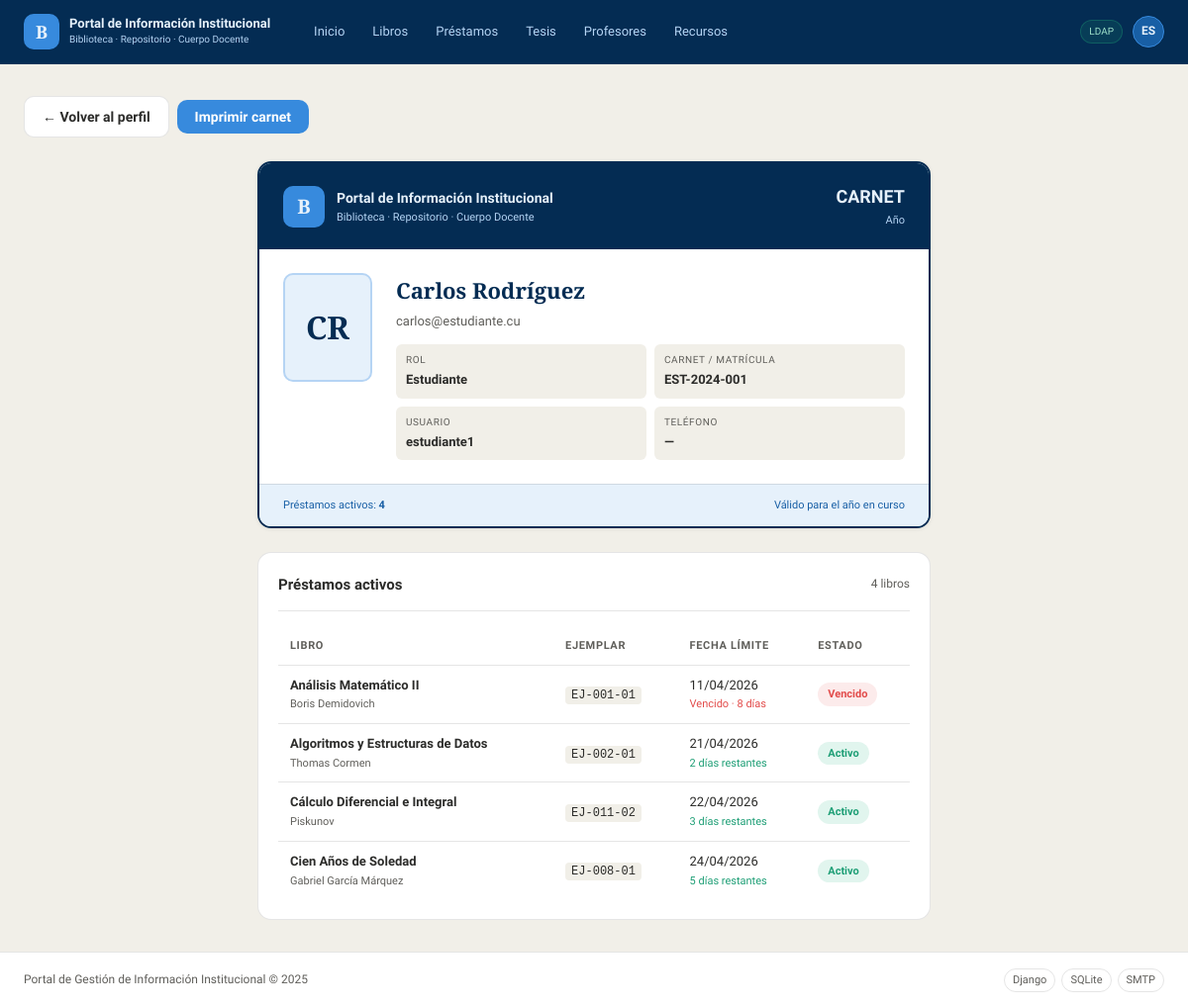
The app's page /biblioteca/mi-perfil/carnet/ (signed in) with its own data.
### biblioteca/models.py (models this page shows, shortened)
class PerfilUsuario(models.Model):
    ROL_CHOICES = [
        ('estudiante',   'Estudiante'),
        ('profesor',     'Profesor'),
        ('bibliotecario','Bibliotecario'),
        ('visitante',    'Visitante'),
    ]
    usuario          = models.OneToOneField(User, on_delete=models.CASCADE,
                                             related_name='perfil')
    rol              = models.CharField(max_length=20, choices=ROL_CHOICES,
                                         default='visitante')
    rol_solicitado   = models.CharField(max_length=20, choices=ROL_CHOICES,
                                         null=True, blank=True,
                                         verbose_name='Rol solicitado')
    rol_aprobado     = models.BooleanField(default=False,
                                            verbose_name='Rol aprobado')
    motivo_solicitud = models.TextField(blank=True,
                                         verbose_name='Motivo de la solicitud')
    carnet           = models.CharField(max_length=50, blank=True,
                                         verbose_name='Carnet / Matrícula')
    telefono         = models.CharField(max_length=20, blank=True)
    foto             = models.ImageField(upload_to='perfiles/', null=True, blank=True)
    class Meta:
        verbose_name        = 'Perfil de usuario'
        verbose_name_plural = 'Perfiles de usuario'
    def iniciales(self):
        nombre = self.usuario.get_full_name() or self.usuario.username
        partes = nombre.split()
        return ''.join(p[0] for p in partes[:2]).upper()

class Prestamo(models.Model):
    ESTADO_CHOICES = [
        ('activo',     'Activo'),
        ('devuelto',   'Devuelto'),
        ('vencido',    'Vencido'),
    ]
    ejemplar      = models.ForeignKey(Ejemplar, on_delete=models.PROTECT,
                                       related_name='prestamos')
    usuario       = models.ForeignKey(User, on_delete=models.PROTECT,
                                       related_name='prestamos')
    fecha_prestamo  = models.DateTimeField(auto_now_add=True)
    fecha_devolucion = models.DateField(verbose_name='Fecha límite de devolución')
    fecha_devuelto  = models.DateTimeField(null=True, blank=True)
    estado          = models.CharField(max_length=20, choices=ESTADO_CHOICES,
                                        default='activo')
    notas           = models.TextField(blank=True)
    registrado_por  = models.ForeignKey(User, on_delete=models.SET_NULL,
                                         null=True, related_name='prestamos_registrados')
    class Meta:
        verbose_name        = 'Préstamo'
        verbose_name_plural = 'Préstamos'
        ordering            = ['-fecha_prestamo']
    def esta_vencido(self):
        if self.estado == 'devuelto':
            return False
        return timezone.now().date() > self.fecha_devolucion
    def dias_restantes(self):
        delta = self.fecha_devolucion - timezone.now().date()
        return delta.days
    def dias_retraso(self):
        delta = timezone.now().date() - self.fecha_devolucion
        return delta.days if delta.days > 0 else 0

class Ejemplar(models.Model):
    ESTADO_CHOICES = [
        ('disponible', 'Disponible'),
        ('prestado',   'Prestado'),
        ('reservado',  'Reservado'),
        ('deteriorado','Deteriorado'),
    ]
    libro    = models.ForeignKey(Libro, on_delete=models.CASCADE, related_name='ejemplares')
    codigo   = models.CharField(max_length=50, unique=True, verbose_name='Código')
    estado   = models.CharField(max_length=20, choices=ESTADO_CHOICES, default='disponible')
    ubicacion = models.CharField(max_length=100, blank=True,
                                  verbose_name='Ubicación en estantería')
    notas    = models.TextField(blank=True)
    class Meta:
        verbose_name        = 'Ejemplar'
        verbose_name_plural = 'Ejemplares'

class Libro(models.Model):
    titulo    = models.CharField(max_length=300)
    autor     = models.CharField(max_length=200)
    editorial = models.CharField(max_length=200, blank=True)
    anio      = models.PositiveIntegerField(verbose_name='Año', null=True, blank=True)
    isbn      = models.CharField(max_length=20, blank=True, unique=True, null=True)
    categoria = models.ForeignKey(Categoria, on_delete=models.SET_NULL,
                                  null=True, blank=True, related_name='libros')
    descripcion  = models.TextField(blank=True)
    portada      = models.ImageField(upload_to='portadas/', null=True, blank=True)
    fecha_registro = models.DateTimeField(auto_now_add=True)
    class Meta:
        verbose_name        = 'Libro'
        verbose_name_plural = 'Libros'
        ordering            = ['titulo']

### biblioteca/views.py (the view)
# urls.py: path('mi-perfil/carnet/',                 views.carnet_biblioteca,   name='carnet_biblioteca'),
@login_required
def carnet_biblioteca(request):
    perfil, _ = PerfilUsuario.objects.get_or_create(usuario=request.user)
    prestamos_activos = Prestamo.objects.filter(
        usuario=request.user,
        estado__in=['activo', 'vencido']
    ).select_related('ejemplar__libro').order_by('fecha_devolucion')
    return render(request, 'biblioteca/carnet.html', {
        'perfil':           perfil,
        'prestamos_activos': prestamos_activos,
    })

### templates/biblioteca/carnet.html (shortened to what this page needs)
{% extends 'base.html' %}
{% block content %}
<div class="no-print" style="display:flex; gap:8px; margin-bottom:1.5rem; align-items:center;">
  <a href="{% url 'biblioteca:mi_perfil' %}" class="btn btn--secondary">← Volver al perfil</a>
  <button onclick="window.print()" class="btn btn--primary">Imprimir carnet</button>
</div>
<div class="carnet-wrapper" style="max-width:680px; margin:0 auto;">
  <div style="background:white; border:2px solid var(--azul-oscuro);
              border-radius:var(--radio-lg); overflow:hidden;
              box-shadow:var(--sombra); margin-bottom:1.5rem;">
    <div style="background:var(--azul-oscuro); padding:1.25rem 1.5rem;
                display:flex; align-items:center; justify-content:space-between;">
      <div style="display:flex; align-items:center; gap:12px;">
        <div style="width:42px; height:42px; border-radius:var(--radio-md);
                    background:var(--azul-claro); display:flex; align-items:center;
                    justify-content:center; font-family:var(--fuente-titulo);
                    font-size:20px; font-weight:700; color:var(--azul-fondo);">B</div>
        <div>
          <div style="font-size:14px; font-weight:600; color:var(--azul-fondo);">
            Portal de Información Institucional
          </div>
          <div style="font-size:11px; color:var(--azul-palido);">
            Biblioteca · Repositorio · Cuerpo Docente
          </div>
        </div>
      </div>
      <div style="font-size:11px; color:var(--azul-palido); text-align:right;">
        <div style="font-size:18px; font-weight:700; color:var(--azul-fondo);">
          CARNET
        </div>
        <div>Año {{ "now"|date:"Y" }}</div>
      </div>
    </div>
    <div style="padding:1.5rem; display:flex; gap:1.5rem; align-items:flex-start;">
      {% if perfil.foto %}
        <img src="{{ perfil.foto.url }}" alt="Foto"
             style="width:90px; height:110px; object-fit:cover;
                    border-radius:var(--radio-md); border:2px solid var(--borde);
                    flex-shrink:0;">
      {% else %}
        <div style="width:90px; height:110px; border-radius:var(--radio-md);
                    background:var(--azul-fondo); border:2px solid var(--azul-palido);
                    display:flex; align-items:center; justify-content:center;
                    font-family:var(--fuente-titulo); font-size:32px; font-weight:700;
                    color:var(--azul-oscuro); flex-shrink:0;">
          {{ perfil.iniciales }}
        </div>
      {% endif %}
      <div style="flex:1;">
        <div style="font-family:var(--fuente-titulo); font-size:22px;
                    font-weight:700; color:var(--azul-oscuro); margin-bottom:4px;">
          {{ request.user.get_full_name|default:request.user.username }}
        </div>
        <div style="font-size:13px; color:var(--gris-medio); margin-bottom:12px;">
          {{ request.user.email|default:"Sin correo registrado" }}
        </div>
        <div style="display:grid; grid-template-columns:1fr 1fr; gap:8px;">
          <div style="background:var(--gris-fondo); border-radius:var(--radio-sm);
                      padding:8px 10px;">
            <div style="font-size:10px; color:var(--gris-medio); text-transform:uppercase;
                        letter-spacing:.06em; margin-bottom:2px;">Rol</div>
            <div style="font-size:13px; font-weight:600; color:var(--gris-texto);">
              {{ perfil.get_rol_display }}
            </div>
          </div>
          <div style="background:var(--gris-fondo); border-radius:var(--radio-sm);
                      padding:8px 10px;">
            <div style="font-size:10px; color:var(--gris-medio); text-transform:uppercase;
                        letter-spacing:.06em; margin-bottom:2px;">Carnet / Matrícula</div>
            <div style="font-size:13px; font-weight:600; color:var(--gris-texto);">
              {{ perfil.carnet|default:"No asignado" }}
            </div>
          </div>
          <div style="background:var(--gris-fondo); border-radius:var(--radio-sm);
                      padding:8px 10px;">
            <div style="font-size:10px; color:var(--gris-medio); text-transform:uppercase;
                        letter-spacing:.06em; margin-bottom:2px;">Usuario</div>
            <div style="font-size:13px; font-weight:600; color:var(--gris-texto);">
              {{ request.user.username }}
            </div>
          </div>
          <div style="background:var(--gris-fondo); border-radius:var(--radio-sm);
                      padding:8px 10px;">
            <div style="font-size:10px; color:var(--gris-medio); text-transform:uppercase;
                        letter-spacing:.06em; margin-bottom:2px;">Teléfono</div>
            <div style="font-size:13px; font-weight:600; color:var(--gris-texto);">
              {{ perfil.telefono|default:"—" }}
            </div>
          </div>
        </div>
      </div>
    </div>
    <div style="background:var(--azul-fondo); padding:0.75rem 1.5rem;
                border-top:1px solid var(--borde);
                display:flex; align-items:center; justify-content:space-between;">
      <div style="font-size:11px; color:var(--azul);">
        Préstamos activos: <strong>{{ prestamos_activos.count }}</strong>
      </div>
      <div style="font-size:11px; color:var(--azul);">
        Válido para el año en curso
      </div>
    </div>
  </div>
  {% if prestamos_activos %}
  <div class="card">
    <div class="card__header">
      <div class="card__title">Préstamos activos</div>
      <span style="font-size:12px; color:var(--gris-medio);">
        {{ prestamos_activos.count }} libro{{ prestamos_activos.count|pluralize }}
      </span>
    </div>
    <div class="table-wrap">
      <table>
        <thead>
          <tr>
            <th>Libro</th>
            <th>Ejemplar</th>
            <th>Fecha límite</th>
            <th>Estado</th>
          </tr>
        </thead>
        <tbody>
          {% for p in prestamos_activos %}
          <tr>
            <td>
              <div style="font-weight:600; font-size:13px;">
                {{ p.ejemplar.libro.titulo }}
              </div>
              <div style="font-size:11px; color:var(--gris-medio);">
                {{ p.ejemplar.libro.autor }}
              </div>
            </td>
            <td>
              <code style="font-size:12px; background:var(--gris-fondo);
                           padding:2px 6px; border-radius:4px;">
                {{ p.ejemplar.codigo }}
              </code>
            </td>
            <td style="font-size:13px; white-space:nowrap;">
              {{ p.fecha_devolucion|date:"d/m/Y" }}
              {% if p.esta_vencido %}
                <div style="font-size:11px; color:var(--rojo);">
                  Vencido · {{ p.dias_retraso }} día{{ p.dias_retraso|pluralize }}
                </div>
              {% else %}
                <div style="font-size:11px; color:var(--verde);">
                  {{ p.dias_restantes }} día{{ p.dias_restantes|pluralize }} restantes
                </div>
              {% endif %}
            </td>
            <td>
              <span class="badge
                {% if p.estado == 'activo' %}badge--disponible
                {% else %}badge--prestado{% endif %}">
                {{ p.get_estado_display }}
              </span>
            </td>
          </tr>
          {% endfor %}
        </tbody>
      </table>
    </div>
  </div>
  {% else %}
  <div class="card" style="text-align:center; padding:1.5rem; color:var(--gris-medio);">
    No tienes préstamos activos en este momento.
  </div>
  {% endif %}
</div>
{% endblock %}

### templates/includes/navbar.html (shortened to what this page needs)
{% load static %}
<header class="navbar">
  <div class="navbar__inner">
    <a href="{% url 'home' %}" class="navbar__brand">
      <div class="navbar__logo">B</div>
      <div>
        <div class="navbar__title">Portal de Información Institucional</div>
        <div class="navbar__sub">Biblioteca · Repositorio · Cuerpo Docente</div>
      </div>
    </a>
    <nav class="navbar__nav">
      <a href="{% url 'home' %}" class="nav-link {% if request.resolver_match.url_name == 'home' %}nav-link--active{% endif %}">Inicio</a>
      <a href="{% url 'biblioteca:libro_list' %}" class="nav-link">Libros</a>
      <a href="{% url 'biblioteca:prestamo_list' %}" class="nav-link">Préstamos</a>
      <a href="{% url 'biblioteca:tesis_list' %}" class="nav-link">Tesis</a>
      <a href="{% url 'biblioteca:profesor_list' %}" class="nav-link">Profesores</a>
      <a href="{% url 'biblioteca:recurso_list' %}" class="nav-link">Recursos</a>
    </nav>
    <div class="navbar__auth">
      {% if user.is_authenticated %}
        <span class="ldap-badge">LDAP</span>
        <div class="user-menu">
          <div class="user-avatar">{{ user.username|slice:":2"|upper }}</div>
        </div>
      {% else %}
        <a href="{% url 'login' %}" class="btn btn--primary btn--sm">Iniciar sesión</a>
      {% endif %}
    </div>
  </div>
</header>

### records on screen
PerfilUsuario: iniciales "CR", rol "Estudiante", carnet "EST-2024-001", telefono "—"
Prestamo: ejemplar.libro.titulo "Análisis Matemático II", ejemplar.libro.autor "Boris Demidovich", ejemplar.codigo "EJ-001-01", fecha_devolucion "11/04/2026", dias_retraso "8", estado "Vencido"
Prestamo: ejemplar.libro.titulo "Algoritmos y Estructuras de Datos", ejemplar.libro.autor "Thomas Cormen", ejemplar.codigo "EJ-002-01", fecha_devolucion "21/04/2026", dias_restantes "2", estado "Activo"
Prestamo: ejemplar.libro.titulo "Cálculo Diferencial e Integral", ejemplar.libro.autor "Piskunov", ejemplar.codigo "EJ-011-02", fecha_devolucion "22/04/2026", dias_restantes "3", estado "Activo"
Prestamo: ejemplar.libro.titulo "Cien Años de Soledad", ejemplar.libro.autor "Gabriel García Márquez", ejemplar.codigo "EJ-008-01", fecha_devolucion "24/04/2026", dias_restantes "5", estado "Activo"

### other values on screen
{{ user.username|slice:":2"|upper }} "ES"
{{ request.user.get_full_name|default:request.user.username }} "Carlos Rodríguez"
{{ request.user.email|default:"Sin correo registrado" }} "carlos@estudiante.cu"
{{ request.user.username }} "estudiante1"
{{ prestamos_activos.count }} "4"
